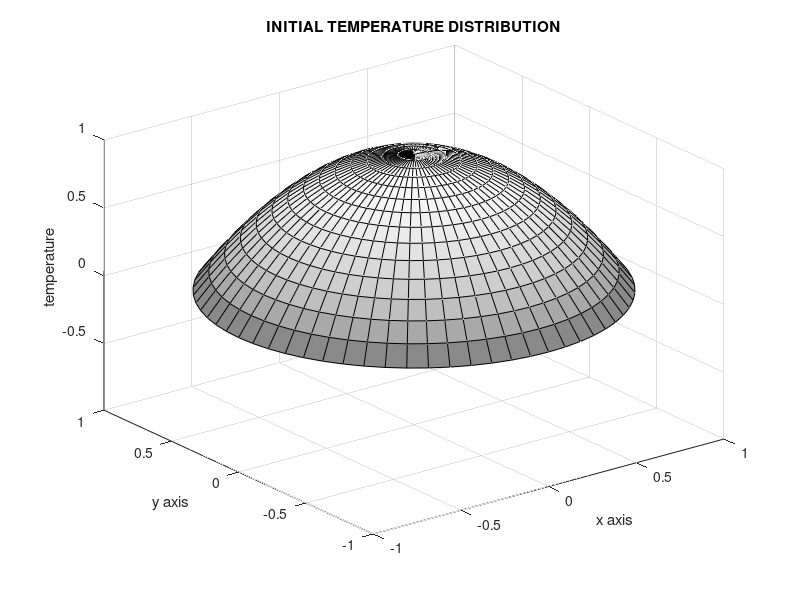
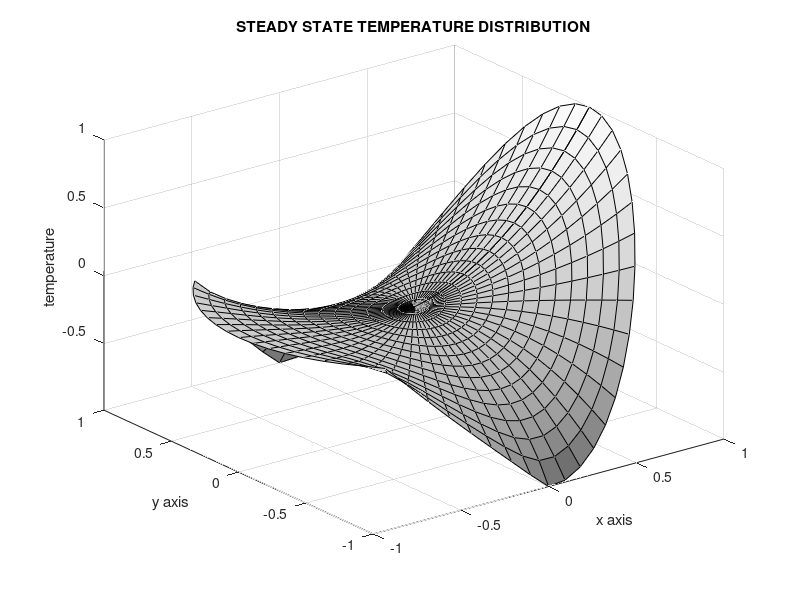

The MATLAB script that drew these images, in order: (Note: this script raises an error after producing the figures.)
function heatcyln
%
% heatcyln
% ~~~~~~~~
% This program analyzes the time varying temperature
% history in a circular cylinder which initially has
% a radially symmetric temperature varying para-
% bolically. Then a spatially varying but constant 
% boundary temperature distribution is imposed. The 
% total solution is composed of a harmonic steady 
% state solution plus a transient component given by
% a Fourier-Bessel series.
% User functions called: 
%     besjtabl, tempinit, tempstdy, foubesco,
%     tempsum,  tempdif,  gcquad

global ubdry besjrt

% Obtain Bessel function roots needed in the 
% transient solution
besjrt=besjtabl(0:20,20);

% Define the steady state temperature imposed
% on the outer boundary for t>0
th=linspace(0,pi,100)';
ud=cos(2*th).*(th<=pi/2)+...
(-3+4/pi*th).*(th>pi/2&th<3*pi/4);
ud=[ud;ud(end-1:-1:1)];
ubdry=[linspace(0,360,199)',ud];
theta=linspace(0,2*pi,65);
r=linspace(0,1,15);

% Compute and plot the initial and final
% temperature fields
[uinit,z]=tempinit(theta,r);
[usteady,z]=tempstdy(theta,r);
umin=min([usteady(:);uinit(:)]);
umax=max([usteady(:);uinit(:)]);
range=[-1,1,-1,1,umin,umax];
x=real(z); y=imag(z);

close, colormap('default'), surf(x,y,uinit)
title('INITIAL TEMPERATURE DISTRIBUTION')
xlabel('x axis'), ylabel('y axis')
zlabel('temperature'), axis(range), disp(' ')
colormap(gray), brighten(.7)
disp('Press [Enter] to see the steady')
disp('state temperature distribution')
shg, pause, disp(' ')
print -deps tempinit

surf(x,y,usteady)
title('STEADY STATE TEMPERATURE DISTRIBUTION')
xlabel('x axis'), ylabel('y axis')
zlabel('temperature'), axis(range)
colormap(gray), brighten(.7), shg
print -deps tempstdy

% Compute coefficients used in the Fourier-
% Bessel series for the transient solution
[c,lam,cptim]=foubesco(@tempdif,20,20,40,128);

% Set a time interval sufficient to nearly 
% reach steady state
tmax=.4; nt=81; t=linspace(0,tmax,nt);

% Evaluate the transient solution
[u,tsum]=tempsum(c,theta,r,t,lam);
u(:,:,1)=uinit-usteady;

% Plot time history for the total solution
while 1
  disp('Press [Enter] to see the animation')
  disp('or enter 0 to stop'), v=input('> ? ');
  if isempty(v), v=1; end
  if v~=1, break, end
  [dumy,k2]=min(abs(t-.02)); [dumy,k5]=min(abs(t-.05));
  for j=1:nt
    utotal=usteady+u(:,:,j);
    surf(x,y,utotal)
    titl=sprintf(['Temperature at time =',...
      '%6.3f'],t(j)); title(titl)
    xlabel('x axis'), ylabel('y axis')
    zlabel('temperature'), axis(range);
    colormap(gray), brighten(.7)
    drawnow; shg, pause(.3) 
    if j==k2, print -deps tempat02, pause, end
    if j==k5, print -deps tempat05, pause, end            
  end
end

%=============================================

function [u,z]=tempstdy(theta,r)
%
% [u,z]=tempstdy(theta,r)
% ~~~~~~~~~~~~~~~~~~~~~~
% Steady state temperature distribution in a 
% circular cylinder of unit radius with 
% piecewise linear boundary values 
% described in global array ubdry. 
global ubdry

thft=2*pi/(1024)*(0:1023); n=100; 
ufft=interp1(pi/180*ubdry(:,1),...
             ubdry(:,2)/1024,thft);
c=fft(ufft); z=exp(i*theta(:))*r(:)';
u=-real(c(1))+2*real(...
   polyval(c(n:-1:1),z)); 

%=============================================

function [u,z]=tempinit(theta,r)
%
% [u,z]=tempinit(theta,r)
% ~~~~~~~~~~~~~~~~~~~~~~
% Initial temperature varying parabolically
% with the radius
theta=theta(:); r=r(:)'; z=exp(i*theta)*r;
u=ones(length(theta),1)*(1-r.^2);

%=============================================

function [u,z]=tempdif(theta,r)
%
% [u,z]=tempdif(theta,r)
% ~~~~~~~~~~~~~~~~~~~~~
% Difference between the steady state temp-
% erature and the initial temperature
u1=tempstdy(theta,r); [u2,z]=tempinit(theta,r);
u=u2-u1;

%=============================================

function [c,lam,cptim]=foubesco(...
                         f,nord,nrts,nrquad,nft)
%                       
% [c,lam,cptim]=foubesco(f,nord,nrts,nrquad,nft)
% ~~~~~~~~~~~~~~~~~~~~~~~~~~~~~~~~~~~~~~~~~~~~~
% Fourier-Bessel coefficients computed using the
% FFT
global besjrt
if nargin<5, nft=128; end
if nargin<4, nrquad=50; end
if nargin<3, nrts=10; end
if nargin<2, nord=10; end
if nargin==0, f='fbes'; end 
tic; lam=besjrt(1:nord,1:nrts);
c=zeros(nord,nrts);
[dummy,r,w]=gcquad([],0,1,nrquad,1);
r=r(:)'; w=w(:)'; th=2*pi/nft*(0:nft-1)';
fmat=fft(feval(f,th,r));
fmat=fmat(1:nord,:).*repmat(r.*w,nord,1);
for n=1:nord
  for k=1:nrts
    lnk=lam(n,k);
    v=sum(fmat(n,:).*besselj(n-1,lnk*r));
    c(n,k)=4*v/nft/besselj(n,lnk).^2;
  end
end
c(1,:)=c(1,:)/2; cptim=toc;

%=============================================

function [u,tcpu]=tempsum(c,th,r,t,lam)
%
% [u,tsum]=tempsum(c,th,r,t,lam)
%
% This function sums a Fourier-Bessel series
% for transient temperature history in a circular
% cylinder with given initial conditions and
% zero temperature at the boundary. The series
% has the form
% u(theta,r,t)=sum({n=0:nord-1),k=1:nrts},...
% besselj(n,lam(n+1,k)*r)*real(...
% c(n+1,k)*exp(i*(n+1)*theta))*...
% exp(-lam(n+1,k)^2*t), where
% besselj(n-1,lam(n,k))=0 and 
% [nord,nrts]=size(c)
% 
% c    - the series coefficients for the initial
%        temperature distribution obtained using
%        function foubesco
% th   - vector or theta values between
%        zero and 2*pi
% r    - vector of radius values between
%        zero and one
% lam  - matrix of bessel function roots.
%        If this argument is omitted, then
%        function besjroot is called to
%        compute the roots
% u    - a three-dimensional array of function
%        values where u(i,j,k) contains the 
%        temperature for theta(i), r(j), t(k)
% tcpu - computation time in seconds

tic; [nord,nrts]=size(c); 
if nargin<5, lam=besjroot(0:nord-1,nrts); end
th=th(:); nth=length(th); r=r(:)'; nr=length(r);
nt=length(t); N=repmat((0:nord-1)',1,nrts);
N=N(:)'; c=c(:).'; lam=lam(:); lam2=-(lam.^2)';
u=zeros(nth,nr,nt); thmat=exp(i*th*N);
besmat=besselj(repmat(N',1,nr),lam*r);
for I=1:nt
  C=c.*exp(lam2*t(I));
  u(:,:,I)=real(thmat.*repmat(C,nth,1))*besmat;
end
tcpu=toc;

%=============================================

function r=besjtabl(nordr,nrts)
%
% r=besjtabl(nordr,nrts)
% ~~~~~~~~~~~~~~~~~~~~~
% This function contains a table for roots of 
% besselj(n,x)=0 accurate to about five digits.
% r(k,:) contains the first 20 positive roots of
% besselj(k-1,x)=0; for k=1:21
% nordr - a vector of function orders with components
%         of nordr lying between 0 and 20
% nrts  - the highest root order of each Bessel 
%         function up to the twentieth positive root

if nargin==0, nordr=0:20; nrts=20; end
if max(nordr)>20 | nrts>20, r=nan; return; end
r=[...
  2.4048 31.6501 38.6843 44.7220 50.2453 55.4405 60.4033
  3.8317 32.8218 39.9526 46.0655 51.6533 56.9052 61.9193
  5.1356 33.9887 41.2135 47.4003 53.0504 58.3579 63.4221
  6.3801 11.7916 42.4678 48.7265 54.4378 59.7991 64.9128
  7.5883 13.3237 43.7155 50.0446 55.8157 61.2302 66.3913
  8.7715 14.7960 44.9577 51.3552 57.1850 62.6513 67.8594
  9.9362 16.2234 21.2117 52.6589 58.5458 64.0629 69.3172
 11.0864 17.6159 22.7601 53.9559 59.8990 65.4659 70.7653
 12.2251 18.9801 24.2702 55.2466 61.2448 66.8607 72.2044
 13.3543 20.3208 25.7482 30.6346 62.5840 68.2474 73.6347
 14.4755 21.6415 27.1990 32.1897 63.9158 69.6268 75.0567
 15.5898 22.9452 28.6266 33.7166 65.2418 70.9988 76.4710
 16.6983 24.2339 30.0337 35.2187 40.0584 72.3637 77.8779
 17.8014 25.5094 31.4228 36.6990 41.6171 73.7235 79.2776
 18.9000 26.7733 32.7958 38.1598 43.1535 75.0763 80.6706
 19.9944 28.0267 34.1543 39.6032 44.6698 49.4826 82.0570
 21.0852 29.2706 35.4999 41.0308 46.1679 51.0436 83.4373
 22.1725 30.5060 36.8336 42.4439 47.6493 52.5861 84.8116
 23.2568 31.7334 38.1563 43.8439 49.1157 54.1117 58.9070
 24.3383 32.9537 39.4692 45.2315 50.5681 55.6217 60.4695
 25.4171 34.1672 40.7729 46.6081 52.0077 57.1174 62.0162
  5.5201 35.3747 42.0679 47.9743 53.4352 58.5996 63.5484
  7.0156 36.5764 43.3551 49.3308 54.8517 60.0694 65.0671
  8.4173 37.7729 44.6349 50.6782 56.2576 61.5277 66.5730
  9.7611 14.9309 45.9076 52.0172 57.6538 62.9751 68.0665
 11.0647 16.4707 47.1740 53.3483 59.0409 64.4123 69.5496
 12.3385 17.9599 48.4345 54.6719 60.4194 65.8399 71.0219
 13.5893 19.4094 24.3525 55.9885 61.7893 67.2577 72.4843
 14.8213 20.8269 25.9037 57.2984 63.1524 68.6681 73.9369
 16.0378 22.2178 27.4206 58.6020 64.5084 70.0699 75.3814
 17.2412 23.5861 28.9084 33.7758 65.8564 71.4639 76.8170
 18.4335 24.9350 30.3710 35.3323 67.1982 72.8506 78.2440
 19.6160 26.2668 31.8117 36.8629 68.5339 74.2302 79.6643
 20.7899 27.5839 33.2330 38.3705 43.1998 75.6032 81.0769
 21.9563 28.8874 34.6371 39.8577 44.7593 76.9699 82.4825
 23.1158 30.1790 36.0257 41.3263 46.2980 78.3305 83.8815
 24.2692 31.4600 37.4001 42.7784 47.8178 52.6241 85.2738
 25.4170 32.7310 38.7618 44.2154 49.3204 54.1856 86.6603
 26.5598 33.9932 40.1118 45.6384 50.8072 55.7297 88.0408
 27.6979 35.2471 41.4511 47.0487 52.2794 57.2577 62.0485
 28.8317 36.4934 42.7804 48.4475 53.7383 58.7709 63.6114
 29.9616 37.7327 44.1006 49.8346 55.1847 60.2703 65.1593
  8.6537 38.9654 45.4122 51.2120 56.6196 61.7567 66.6933
 10.1735 40.1921 46.7158 52.5798 58.0436 63.2313 68.2142
 11.6199 41.4131 48.0122 53.9382 59.4575 64.6947 69.7230
 13.0152 18.0711 49.3012 55.2892 60.8617 66.1476 71.2205
 14.3726 19.6159 50.5836 56.6319 62.2572 67.5905 72.7065
 15.7002 21.1170 51.8600 57.9672 63.6441 69.0240 74.1827
 17.0037 22.5828 27.4935 59.2953 65.0231 70.4486 75.6493
 18.2876 24.0190 29.0469 60.6170 66.3943 71.8648 77.1067
 19.5546 25.4303 30.5692 61.9323 67.7586 73.2731 78.5555
 20.8070 26.8202 32.0649 36.9171 69.1159 74.6738 79.9960
 22.0470 28.1912 33.5372 38.4748 70.4668 76.0673 81.4291
 23.2758 29.5456 34.9887 40.0085 71.8113 77.4536 82.8535
 24.4949 30.8854 36.4220 41.5208 46.3412 78.8337 84.2714
 25.7051 32.2119 37.8387 43.0138 47.9015 80.2071 85.6825
 26.9074 33.5265 39.2405 44.4893 49.4422 81.5752 87.0870
 28.1024 34.8300 40.6286 45.9489 50.9651 55.7655 88.4846
 29.2909 36.1237 42.0041 47.3941 52.4716 57.3275 89.8772
 30.4733 37.4081 43.3684 48.8259 53.9631 58.8730 91.2635];
r=reshape(r(:),21,20); r=r(1+nordr,1:nrts); 

%=============================================

% function [val,bp,wf]=gcquad(func,xlow,...
%                     xhigh,nquad,mparts,varargin)
% See Appendix B
